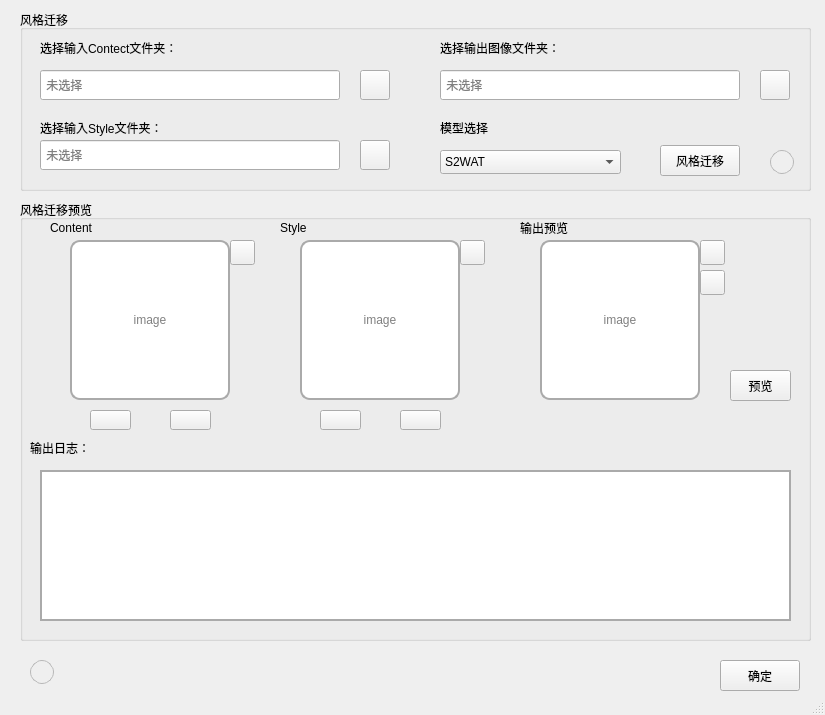
<?xml version="1.0" encoding="UTF-8"?>
<ui version="4.0">
 <class>MainWindow</class>
 <widget class="QMainWindow" name="MainWindow">
  <property name="geometry">
   <rect>
    <x>0</x>
    <y>0</y>
    <width>825</width>
    <height>715</height>
   </rect>
  </property>
  <property name="windowTitle">
   <string>风格迁移</string>
  </property>
  <property name="styleSheet">
   <string notr="true">     /*       QWidget {
                background-color: white;
            }</string>
  </property>
  <widget class="QWidget" name="centralwidget">
   <widget class="QGroupBox" name="groupBox">
    <property name="geometry">
     <rect>
      <x>20</x>
      <y>10</y>
      <width>791</width>
      <height>181</height>
     </rect>
    </property>
    <property name="title">
     <string>风格迁移</string>
    </property>
    <widget class="QLabel" name="label_3">
     <property name="geometry">
      <rect>
       <x>20</x>
       <y>30</y>
       <width>161</width>
       <height>16</height>
      </rect>
     </property>
     <property name="text">
      <string>选择输入Contect文件夹：</string>
     </property>
    </widget>
    <widget class="QPushButton" name="pushButton_1">
     <property name="geometry">
      <rect>
       <x>340</x>
       <y>60</y>
       <width>30</width>
       <height>30</height>
      </rect>
     </property>
     <property name="styleSheet">
      <string notr="true"/>
     </property>
     <property name="text">
      <string/>
     </property>
     <property name="icon">
      <iconset theme="folder-open"/>
     </property>
    </widget>
    <widget class="QLineEdit" name="lineEdit_1">
     <property name="geometry">
      <rect>
       <x>20</x>
       <y>60</y>
       <width>300</width>
       <height>30</height>
      </rect>
     </property>
     <property name="placeholderText">
      <string> 未选择</string>
     </property>
    </widget>
    <widget class="QLabel" name="label_2">
     <property name="geometry">
      <rect>
       <x>20</x>
       <y>110</y>
       <width>131</width>
       <height>16</height>
      </rect>
     </property>
     <property name="text">
      <string>选择输入Style文件夹：</string>
     </property>
    </widget>
    <widget class="QLineEdit" name="lineEdit_2">
     <property name="geometry">
      <rect>
       <x>20</x>
       <y>130</y>
       <width>300</width>
       <height>30</height>
      </rect>
     </property>
     <property name="placeholderText">
      <string> 未选择</string>
     </property>
    </widget>
    <widget class="QPushButton" name="pushButton_2">
     <property name="geometry">
      <rect>
       <x>340</x>
       <y>130</y>
       <width>30</width>
       <height>30</height>
      </rect>
     </property>
     <property name="text">
      <string/>
     </property>
     <property name="icon">
      <iconset theme="folder-open"/>
     </property>
    </widget>
    <widget class="QLineEdit" name="lineEdit_3">
     <property name="geometry">
      <rect>
       <x>420</x>
       <y>60</y>
       <width>300</width>
       <height>30</height>
      </rect>
     </property>
     <property name="placeholderText">
      <string> 未选择</string>
     </property>
    </widget>
    <widget class="QLabel" name="label_6">
     <property name="geometry">
      <rect>
       <x>420</x>
       <y>30</y>
       <width>121</width>
       <height>16</height>
      </rect>
     </property>
     <property name="text">
      <string>选择输出图像文件夹：</string>
     </property>
    </widget>
    <widget class="QPushButton" name="pushButton_3">
     <property name="geometry">
      <rect>
       <x>740</x>
       <y>60</y>
       <width>30</width>
       <height>30</height>
      </rect>
     </property>
     <property name="text">
      <string/>
     </property>
     <property name="icon">
      <iconset theme="folder-open"/>
     </property>
    </widget>
    <widget class="QPushButton" name="pushButton_help_1">
     <property name="geometry">
      <rect>
       <x>750</x>
       <y>140</y>
       <width>24</width>
       <height>24</height>
      </rect>
     </property>
     <property name="styleSheet">
      <string notr="true">QPushButton {
    border: 1px solid palette(mid);
    border-radius: 12px;
    color: palette(button-text);
    background: palette(button);
}

QPushButton:pressed {
    background: #f3f3f3
}
</string>
     </property>
     <property name="text">
      <string/>
     </property>
     <property name="icon">
      <iconset theme="help-browser"/>
     </property>
    </widget>
    <widget class="QComboBox" name="comboBox_1">
     <property name="geometry">
      <rect>
       <x>420</x>
       <y>140</y>
       <width>181</width>
       <height>24</height>
      </rect>
     </property>
     <item>
      <property name="text">
       <string>S2WAT</string>
      </property>
     </item>
     <item>
      <property name="text">
       <string>CAPVST_photorealistic</string>
      </property>
     </item>
     <item>
      <property name="text">
       <string>CAPVST_artistic</string>
      </property>
     </item>
     <item>
      <property name="text">
       <string>ArtFlow_adain</string>
      </property>
     </item>
     <item>
      <property name="text">
       <string>ArtFlow_wct</string>
      </property>
     </item>
     <item>
      <property name="text">
       <string>ArtFlow_portrait</string>
      </property>
     </item>
    </widget>
    <widget class="QLabel" name="label_5">
     <property name="geometry">
      <rect>
       <x>420</x>
       <y>110</y>
       <width>61</width>
       <height>16</height>
      </rect>
     </property>
     <property name="text">
      <string>模型选择</string>
     </property>
    </widget>
    <widget class="QPushButton" name="pushButton_style_transfer">
     <property name="geometry">
      <rect>
       <x>640</x>
       <y>135</y>
       <width>80</width>
       <height>31</height>
      </rect>
     </property>
     <property name="styleSheet">
      <string notr="true"/>
     </property>
     <property name="text">
      <string>风格迁移</string>
     </property>
    </widget>
   </widget>
   <widget class="QPushButton" name="pushButton_help_2">
    <property name="geometry">
     <rect>
      <x>30</x>
      <y>660</y>
      <width>24</width>
      <height>24</height>
     </rect>
    </property>
    <property name="styleSheet">
     <string notr="true">QPushButton {
    border: 1px solid palette(mid);
    border-radius: 12px;
    color: palette(button-text);
    background: palette(button);
}

QPushButton:pressed {
    background: #f3f3f3
}
</string>
    </property>
    <property name="text">
     <string/>
    </property>
    <property name="icon">
     <iconset theme="help-browser"/>
    </property>
   </widget>
   <widget class="QPushButton" name="pushButton_quit">
    <property name="geometry">
     <rect>
      <x>720</x>
      <y>660</y>
      <width>80</width>
      <height>31</height>
     </rect>
    </property>
    <property name="text">
     <string>确定</string>
    </property>
   </widget>
   <widget class="QGroupBox" name="groupBox_2">
    <property name="geometry">
     <rect>
      <x>20</x>
      <y>200</y>
      <width>791</width>
      <height>441</height>
     </rect>
    </property>
    <property name="title">
     <string>风格迁移预览</string>
    </property>
    <widget class="QPushButton" name="pushButton_fs_2">
     <property name="geometry">
      <rect>
       <x>440</x>
       <y>40</y>
       <width>25</width>
       <height>25</height>
      </rect>
     </property>
     <property name="text">
      <string/>
     </property>
     <property name="icon">
      <iconset theme="view-fullscreen"/>
     </property>
     <property name="iconSize">
      <size>
       <width>12</width>
       <height>12</height>
      </size>
     </property>
    </widget>
    <widget class="QLabel" name="label_4">
     <property name="geometry">
      <rect>
       <x>10</x>
       <y>240</y>
       <width>61</width>
       <height>16</height>
      </rect>
     </property>
     <property name="text">
      <string>输出日志：</string>
     </property>
    </widget>
    <widget class="QPushButton" name="pushButton_fs_1">
     <property name="geometry">
      <rect>
       <x>210</x>
       <y>40</y>
       <width>25</width>
       <height>25</height>
      </rect>
     </property>
     <property name="text">
      <string/>
     </property>
     <property name="icon">
      <iconset theme="view-fullscreen"/>
     </property>
     <property name="iconSize">
      <size>
       <width>12</width>
       <height>12</height>
      </size>
     </property>
    </widget>
    <widget class="QPushButton" name="pushButton_fs_3">
     <property name="geometry">
      <rect>
       <x>680</x>
       <y>40</y>
       <width>25</width>
       <height>25</height>
      </rect>
     </property>
     <property name="text">
      <string/>
     </property>
     <property name="icon">
      <iconset theme="view-fullscreen"/>
     </property>
     <property name="iconSize">
      <size>
       <width>12</width>
       <height>12</height>
      </size>
     </property>
    </widget>
    <widget class="QLabel" name="label_style">
     <property name="geometry">
      <rect>
       <x>280</x>
       <y>40</y>
       <width>160</width>
       <height>160</height>
      </rect>
     </property>
     <property name="styleSheet">
      <string notr="true">QLabel {
			color: gray
            }     

QLabel {
                border: 2px solid #aaa;
                border-radius: 10px;
                background-color: white;
                padding: 5px;

                box-shadow: 0px 4px 6px rgba(0, 0, 0, 0.1);
            }</string>
     </property>
     <property name="text">
      <string>image</string>
     </property>
     <property name="alignment">
      <set>Qt::AlignmentFlag::AlignCenter</set>
     </property>
    </widget>
    <widget class="QLabel" name="label_output">
     <property name="geometry">
      <rect>
       <x>520</x>
       <y>40</y>
       <width>160</width>
       <height>160</height>
      </rect>
     </property>
     <property name="styleSheet">
      <string notr="true">QLabel {
			color: gray
            }     

QLabel {
                border: 2px solid #aaa;
                border-radius: 10px;
                background-color: white;
                padding: 5px;

                box-shadow: 0px 4px 6px rgba(0, 0, 0, 0.1);
            }

</string>
     </property>
     <property name="text">
      <string>image</string>
     </property>
     <property name="alignment">
      <set>Qt::AlignmentFlag::AlignCenter</set>
     </property>
    </widget>
    <widget class="QLabel" name="label_content">
     <property name="geometry">
      <rect>
       <x>50</x>
       <y>40</y>
       <width>160</width>
       <height>160</height>
      </rect>
     </property>
     <property name="styleSheet">
      <string notr="true">QLabel {
			color: gray
            }     

QLabel {
                border: 2px solid #aaa;
                border-radius: 10px;
                background-color: white;
                padding: 5px;

                box-shadow: 0px 4px 6px rgba(0, 0, 0, 0.1);
            }</string>
     </property>
     <property name="text">
      <string>image</string>
     </property>
     <property name="alignment">
      <set>Qt::AlignmentFlag::AlignCenter</set>
     </property>
    </widget>
    <widget class="QTextEdit" name="textEdit_2">
     <property name="geometry">
      <rect>
       <x>20</x>
       <y>270</y>
       <width>751</width>
       <height>151</height>
      </rect>
     </property>
     <property name="styleSheet">
      <string notr="true">/*
QTextEdit {
			color: gray
            }    */ 

QTextEdit {
                border: 2px solid #aaa;

                background-color: white;
                padding: 5px;

                box-shadow: 0px 4px 6px rgba(0, 0, 0, 0.1);
            }</string>
     </property>
     <property name="readOnly">
      <bool>true</bool>
     </property>
    </widget>
    <widget class="QPushButton" name="pushButton_right">
     <property name="geometry">
      <rect>
       <x>150</x>
       <y>210</y>
       <width>41</width>
       <height>20</height>
      </rect>
     </property>
     <property name="text">
      <string/>
     </property>
     <property name="iconSize">
      <size>
       <width>40</width>
       <height>20</height>
      </size>
     </property>
    </widget>
    <widget class="QPushButton" name="pushButton_left">
     <property name="geometry">
      <rect>
       <x>70</x>
       <y>210</y>
       <width>41</width>
       <height>20</height>
      </rect>
     </property>
     <property name="text">
      <string/>
     </property>
     <property name="iconSize">
      <size>
       <width>40</width>
       <height>20</height>
      </size>
     </property>
    </widget>
    <widget class="QPushButton" name="pushButton_save_1">
     <property name="geometry">
      <rect>
       <x>680</x>
       <y>70</y>
       <width>25</width>
       <height>25</height>
      </rect>
     </property>
     <property name="text">
      <string/>
     </property>
     <property name="icon">
      <iconset theme="document-save"/>
     </property>
     <property name="iconSize">
      <size>
       <width>12</width>
       <height>12</height>
      </size>
     </property>
    </widget>
    <widget class="QPushButton" name="pushButton_style_transfer_1">
     <property name="geometry">
      <rect>
       <x>710</x>
       <y>170</y>
       <width>61</width>
       <height>31</height>
      </rect>
     </property>
     <property name="styleSheet">
      <string notr="true"/>
     </property>
     <property name="text">
      <string>预览</string>
     </property>
    </widget>
    <widget class="QPushButton" name="pushButton_left_1">
     <property name="geometry">
      <rect>
       <x>300</x>
       <y>210</y>
       <width>41</width>
       <height>20</height>
      </rect>
     </property>
     <property name="text">
      <string/>
     </property>
     <property name="iconSize">
      <size>
       <width>40</width>
       <height>20</height>
      </size>
     </property>
    </widget>
    <widget class="QPushButton" name="pushButton_right_1">
     <property name="geometry">
      <rect>
       <x>380</x>
       <y>210</y>
       <width>41</width>
       <height>20</height>
      </rect>
     </property>
     <property name="text">
      <string/>
     </property>
     <property name="iconSize">
      <size>
       <width>40</width>
       <height>20</height>
      </size>
     </property>
    </widget>
    <widget class="QLabel" name="label_7">
     <property name="geometry">
      <rect>
       <x>30</x>
       <y>20</y>
       <width>61</width>
       <height>16</height>
      </rect>
     </property>
     <property name="text">
      <string>Content</string>
     </property>
    </widget>
    <widget class="QLabel" name="label_8">
     <property name="geometry">
      <rect>
       <x>260</x>
       <y>20</y>
       <width>61</width>
       <height>16</height>
      </rect>
     </property>
     <property name="text">
      <string>Style</string>
     </property>
    </widget>
    <widget class="QLabel" name="label_9">
     <property name="geometry">
      <rect>
       <x>500</x>
       <y>20</y>
       <width>61</width>
       <height>16</height>
      </rect>
     </property>
     <property name="text">
      <string>输出预览</string>
     </property>
    </widget>
   </widget>
  </widget>
  <widget class="QStatusBar" name="statusbar"/>
  <widget class="QMenuBar" name="menubar">
   <property name="geometry">
    <rect>
     <x>0</x>
     <y>0</y>
     <width>825</width>
     <height>33</height>
    </rect>
   </property>
  </widget>
  <action name="actionsda">
   <property name="text">
    <string>退出</string>
   </property>
  </action>
 </widget>
 <resources/>
 <connections/>
</ui>
